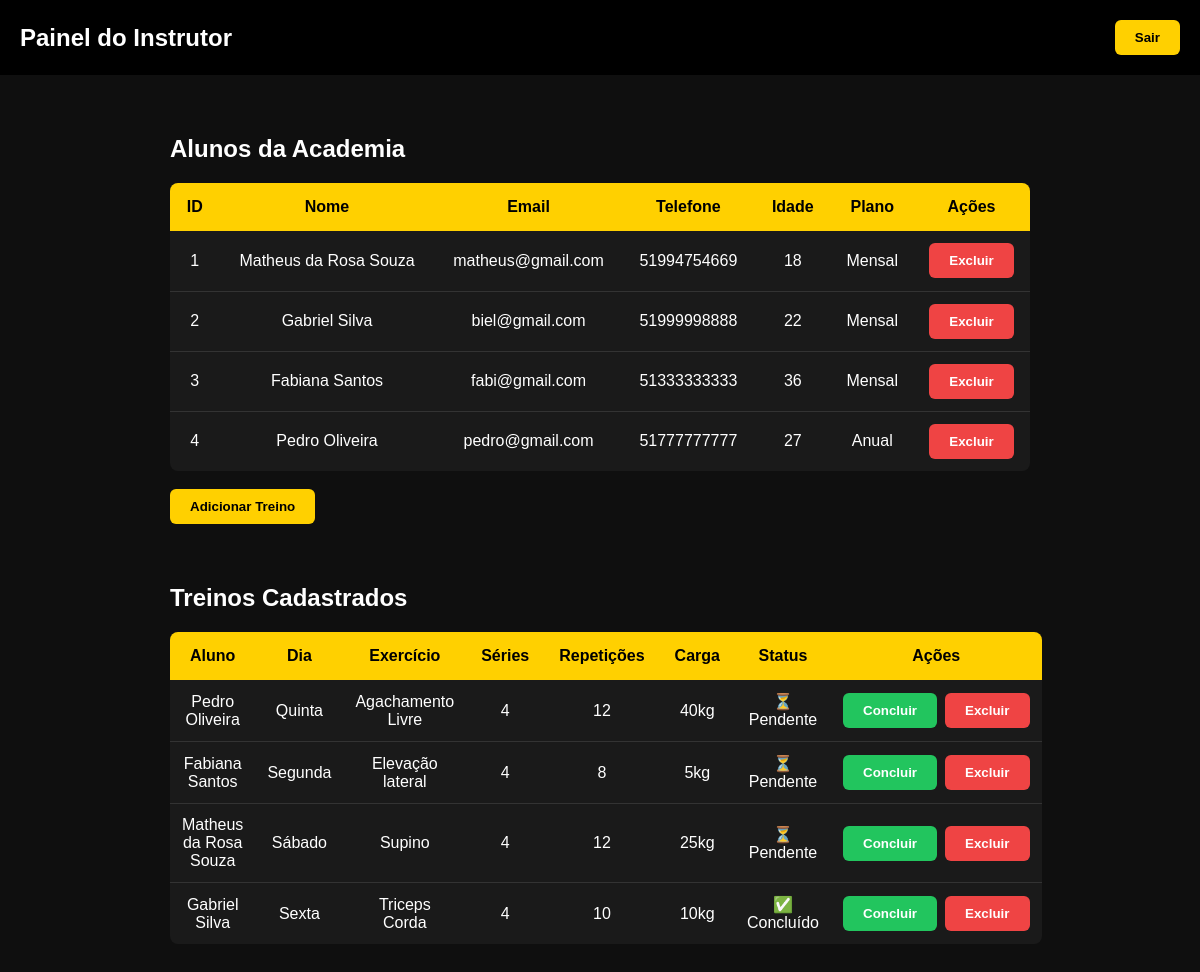
The app's page /admin_dashboard.php (signed in), older data.
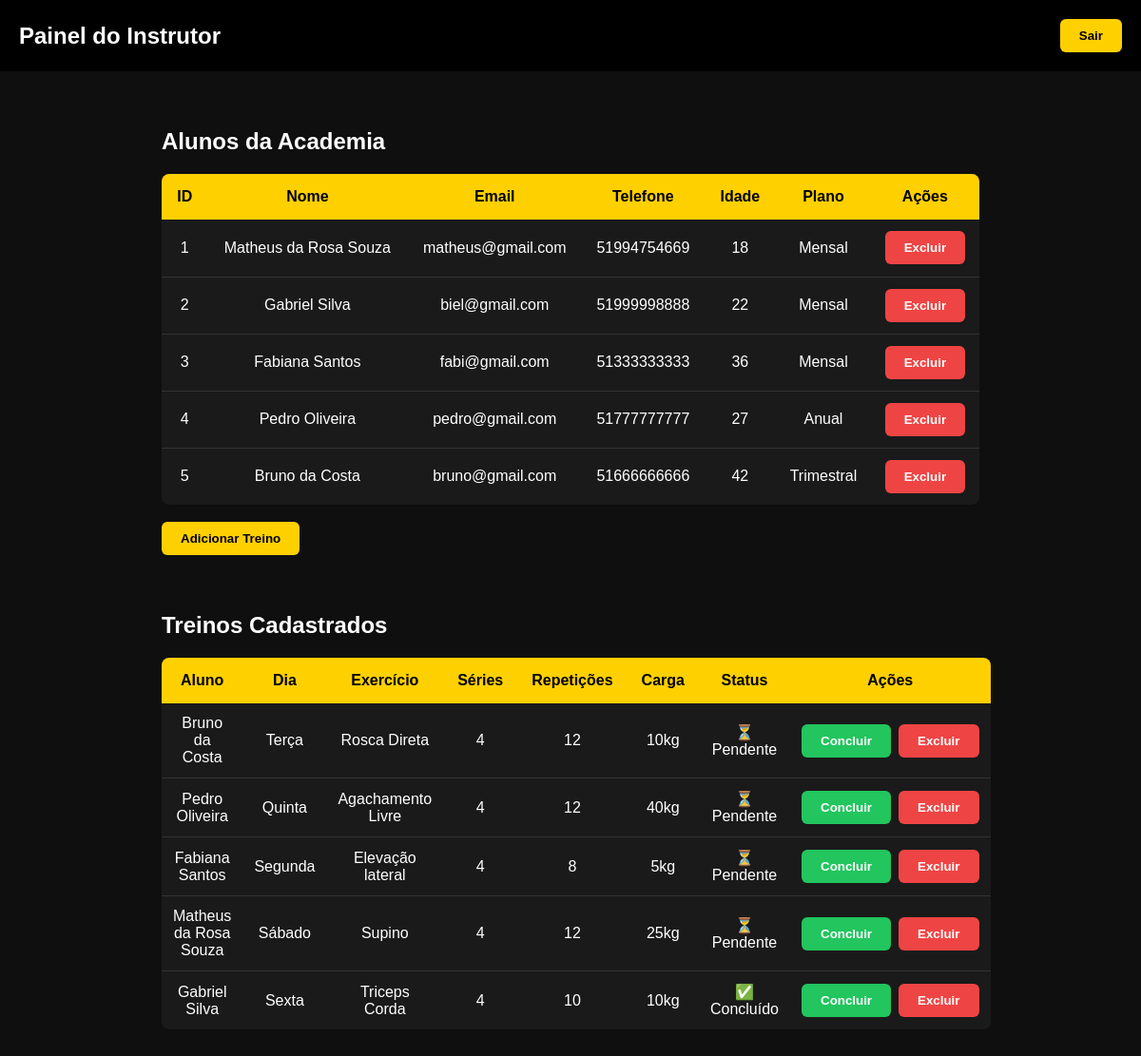
The same page, newer data.
### tables this page shows
CREATE TABLE usuarios (
            id INTEGER PRIMARY KEY AUTOINCREMENT,
            nome TEXT NOT NULL,
            email TEXT UNIQUE,
            senha TEXT,
            telefone TEXT,
            idade INTEGER,
            plano TEXT
        );

CREATE TABLE treinos (
            id INTEGER PRIMARY KEY AUTOINCREMENT,
            usuario_id INTEGER,
            dia TEXT,
            exercicio TEXT,
            series TEXT,
            repeticoes TEXT,
            carga TEXT,
            status TEXT DEFAULT 'pendente',

            FOREIGN KEY (usuario_id) REFERENCES usuarios(id)
        );

### admin_dashboard.php (the view, shortened to what this page needs)
<?php
require "database.php";
$usuarios = $db->query("SELECT * FROM usuarios");
$sql = $db->query("
    SELECT treinos.*, usuarios.nome
    FROM treinos
    JOIN usuarios ON usuarios.id = treinos.usuario_id
    ORDER BY treinos.id DESC
");
$treinos = $sql->fetchAll();
?>
<!DOCTYPE html>
<html lang="pt-BR">
<head>
<link rel="stylesheet" href="style.css">
</head>
<body>
<header>
<div class="header-container">
<h1 class="logo">Painel do Instrutor</h1>
<div class="header-buttons">
<a href="index.php"><button type="button">Sair</button></a>
</div>
</div>
</header>
<div class="treinos-container">
<h2>Alunos da Academia</h2>
<table>
<tr>
<th>ID</th>
<th>Nome</th>
<th>Email</th>
<th>Telefone</th>
<th>Idade</th>
<th>Plano</th>
<th>Ações</th>
</tr>
<?php foreach ($usuarios as $user): ?>
<tr>
<td><?= htmlspecialchars($user['id']) ?></td>
<td><?= htmlspecialchars($user['nome']) ?></td>
<td><?= htmlspecialchars($user['email']) ?></td>
<td><?= htmlspecialchars($user['telefone']) ?></td>
<td><?= htmlspecialchars($user['idade']) ?></td>
<td><?= htmlspecialchars($user['plano']) ?></td>
<td>
<div class="acoes">
<a href="excluir_usuario.php?id=<?= $user['id']; ?>"
   onclick="return confirm('Excluir aluno?')">
    <button class="btn-excluir">Excluir</button>
</a>
</div>
</td>
</tr>
<?php endforeach; ?>
</table>
<br>
<a href="add_treino.php">
<button type="button">Adicionar Treino</button>
</a>
</div>
<div class="treinos-container">
<h2>Treinos Cadastrados</h2>
<table>
<tr>
<th>Aluno</th>
<th>Dia</th>
<th>Exercício</th>
<th>Séries</th>
<th>Repetições</th>
<th>Carga</th>
<th>Status</th>
<th>Ações</th>
</tr>
<?php foreach ($treinos as $t): ?>
<tr>
<td><?= htmlspecialchars($t['nome']) ?></td>
<td><?= htmlspecialchars($t['dia']) ?></td>
<td><?= htmlspecialchars($t['exercicio']) ?></td>
<td><?= htmlspecialchars($t['series']) ?></td>
<td><?= htmlspecialchars($t['repeticoes']) ?></td>
<td><?= htmlspecialchars($t['carga']) ?></td>
<td>
<?= $t['status'] === 'concluido' ? '✅ Concluído' : '⏳ Pendente' ?>
</td>
<td>
<div class="acoes">
<a href="concluir_treino.php?id=<?= $t['id'] ?>">
    <button class="btn-concluir">Concluir</button>
</a>
<a href="excluir_treino.php?id=<?= $t['id'] ?>"
   onclick="return confirm('Excluir treino?')">
    <button class="btn-excluir">Excluir</button>
</a>
</div>
</td>
</tr>
<?php endforeach; ?>
</table>
</div>
</body>
</html>

### style.css (style rules this page uses)
* { margin: 0; padding: 0; box-sizing: border-box; font-family: Arial, Helvetica, sans-serif; }
body { background: #0f0f0f; color: white; }
header { width: 100%; background: #000; }
.header-container { max-width: 1200px; margin: auto; display: flex; align-items: center; justify-content: space-between; padding: 20px; }
header h1 { font-size: 24px; }
button { background: #ffd000; border: none; padding: 10px 20px; font-weight: bold; cursor: pointer; transition: 0.3s; border-radius: 6px; }
.header-buttons { display: flex; gap: 10px; }
.treinos-container { max-width: 900px; margin: 60px auto; padding: 0 20px; }
table { width: 100%; border-collapse: collapse; margin-top: 20px; background: #1a1a1a; border-radius: 8px; overflow: hidden; }
th { background: #ffd000; color: black; padding: 15px; }
td { padding: 12px; text-align: center; border-bottom: 1px solid #333; height: 60px; }
tr:last-child td { border-bottom: none; }
.acoes { display: flex; gap: 8px; justify-content: center; align-items: center; }
.btn-concluir { background: #22c55e; color: white; }
.btn-excluir { background: #ef4444; color: white; }

Row changes from the older to the newer data that the page shows:
added usuarios: id "5", nome "Bruno da Costa", email "bruno@gmail.com", telefone "51666666666", idade "42", plano "Trimestral"
added treinos: usuario.nome "Bruno da Costa", dia "Terça", exercicio "Rosca Direta", series "4", repeticoes "12", carga "10kg", status "⏳ Pendente"
